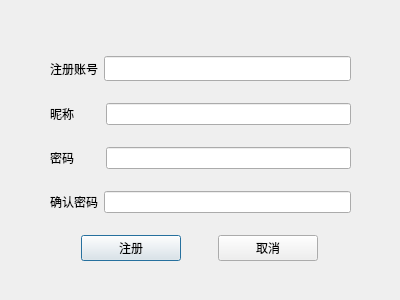
<?xml version="1.0" encoding="UTF-8"?>
<ui version="4.0">
 <class>RegisterAccountDialog</class>
 <widget class="QDialog" name="RegisterAccountDialog">
  <property name="geometry">
   <rect>
    <x>0</x>
    <y>0</y>
    <width>400</width>
    <height>300</height>
   </rect>
  </property>
  <property name="windowTitle">
   <string>Dialog</string>
  </property>
  <widget class="QWidget" name="">
   <property name="geometry">
    <rect>
     <x>50</x>
     <y>40</y>
     <width>301</width>
     <height>241</height>
    </rect>
   </property>
   <layout class="QVBoxLayout" name="verticalLayout">
    <item>
     <layout class="QHBoxLayout" name="horizontalLayout_2">
      <item>
       <widget class="QLabel" name="accountNumLabel">
        <property name="maximumSize">
         <size>
          <width>50</width>
          <height>16777215</height>
         </size>
        </property>
        <property name="text">
         <string>注册账号</string>
        </property>
       </widget>
      </item>
      <item>
       <widget class="QLineEdit" name="accountNumLineEdit">
        <property name="font">
         <font>
          <family>微软雅黑</family>
         </font>
        </property>
        <property name="toolTip">
         <string>账号可以是一串字母和数字的组合</string>
        </property>
       </widget>
      </item>
     </layout>
    </item>
    <item>
     <layout class="QHBoxLayout" name="horizontalLayout_3">
      <item>
       <widget class="QLabel" name="accountNicknameLabel">
        <property name="minimumSize">
         <size>
          <width>50</width>
          <height>0</height>
         </size>
        </property>
        <property name="maximumSize">
         <size>
          <width>50</width>
          <height>16777215</height>
         </size>
        </property>
        <property name="text">
         <string>昵称</string>
        </property>
       </widget>
      </item>
      <item>
       <widget class="QLineEdit" name="accountNicknameLineEdit"/>
      </item>
     </layout>
    </item>
    <item>
     <layout class="QHBoxLayout" name="horizontalLayout_4">
      <item>
       <widget class="QLabel" name="accountPasswordLabel">
        <property name="minimumSize">
         <size>
          <width>50</width>
          <height>0</height>
         </size>
        </property>
        <property name="text">
         <string>密码</string>
        </property>
       </widget>
      </item>
      <item>
       <widget class="QLineEdit" name="accountPasswordLineEdit">
        <property name="toolTip">
         <string>密码必须大于8位，可以是任意英文字符</string>
        </property>
       </widget>
      </item>
     </layout>
    </item>
    <item>
     <layout class="QHBoxLayout" name="horizontalLayout_5">
      <item>
       <widget class="QLabel" name="accountPasswordConfirmLabel">
        <property name="text">
         <string>确认密码</string>
        </property>
       </widget>
      </item>
      <item>
       <widget class="QLineEdit" name="accountPasswordConfirmLineEdit">
        <property name="toolTip">
         <string>再次输入密码</string>
        </property>
       </widget>
      </item>
     </layout>
    </item>
    <item>
     <layout class="QHBoxLayout" name="horizontalLayout">
      <item>
       <widget class="QPushButton" name="registerPushButton">
        <property name="maximumSize">
         <size>
          <width>100</width>
          <height>16777215</height>
         </size>
        </property>
        <property name="text">
         <string>注册</string>
        </property>
       </widget>
      </item>
      <item>
       <widget class="QPushButton" name="cancelPushButton">
        <property name="maximumSize">
         <size>
          <width>100</width>
          <height>16777215</height>
         </size>
        </property>
        <property name="text">
         <string>取消</string>
        </property>
       </widget>
      </item>
     </layout>
    </item>
   </layout>
  </widget>
 </widget>
 <resources/>
 <connections/>
</ui>
